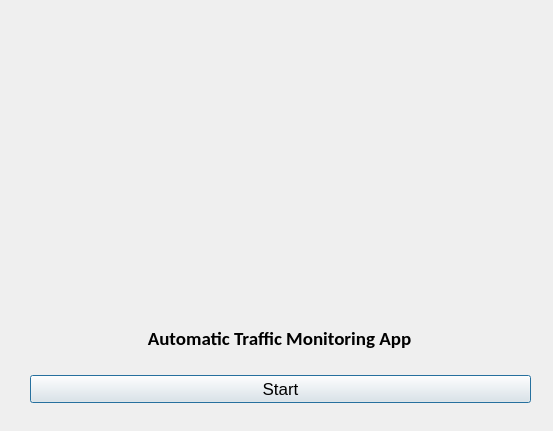
<?xml version="1.0" encoding="UTF-8"?>
<ui version="4.0">
 <class>Dialog</class>
 <widget class="QDialog" name="Dialog">
  <property name="geometry">
   <rect>
    <x>0</x>
    <y>0</y>
    <width>553</width>
    <height>431</height>
   </rect>
  </property>
  <property name="maximumSize">
   <size>
    <width>800</width>
    <height>680</height>
   </size>
  </property>
  <property name="windowTitle">
   <string>Automatic Traffic Monitoring App</string>
  </property>
  <property name="windowIcon">
   <iconset resource="E:/KPMG_Virtual_Internship/Inueron/ATCC_app/Face-Recogntion-PyQt/Face_Detection_PyQt_Final/resource.qrc">
    <normaloff>:/icon/icon.png</normaloff>:/icon/icon.png</iconset>
  </property>
  <widget class="QLabel" name="logolabel">
   <property name="geometry">
    <rect>
     <x>320</x>
     <y>30</y>
     <width>191</width>
     <height>261</height>
    </rect>
   </property>
   <property name="text">
    <string/>
   </property>
   <property name="pixmap">
    <pixmap>E:/KPMG_Virtual_Internship/Inueron/ATCC_app/Face-Recogntion-PyQt/Face_Detection_PyQt_base/Rajat_Logo.png</pixmap>
   </property>
   <property name="textInteractionFlags">
    <set>Qt::LinksAccessibleByMouse</set>
   </property>
  </widget>
  <widget class="QWidget" name="verticalLayoutWidget">
   <property name="geometry">
    <rect>
     <x>30</x>
     <y>369</y>
     <width>501</width>
     <height>41</height>
    </rect>
   </property>
   <layout class="QVBoxLayout" name="verticalLayout">
    <item>
     <widget class="QPushButton" name="runButton">
      <property name="font">
       <font>
        <family>Arial</family>
        <pointsize>13</pointsize>
       </font>
      </property>
      <property name="text">
       <string>Start</string>
      </property>
     </widget>
    </item>
   </layout>
  </widget>
  <widget class="QWidget" name="layoutWidget">
   <property name="geometry">
    <rect>
     <x>30</x>
     <y>320</y>
     <width>499</width>
     <height>37</height>
    </rect>
   </property>
   <layout class="QHBoxLayout" name="horizontalLayout">
    <item>
     <widget class="QLabel" name="filelabel">
      <property name="font">
       <font>
        <family>Calibri</family>
        <pointsize>14</pointsize>
        <weight>75</weight>
        <bold>true</bold>
       </font>
      </property>
      <property name="text">
       <string>Automatic Traffic Monitoring App</string>
      </property>
      <property name="alignment">
       <set>Qt::AlignCenter</set>
      </property>
     </widget>
    </item>
   </layout>
  </widget>
  <widget class="QLabel" name="label">
   <property name="geometry">
    <rect>
     <x>50</x>
     <y>30</y>
     <width>241</width>
     <height>271</height>
    </rect>
   </property>
   <property name="text">
    <string/>
   </property>
   <property name="pixmap">
    <pixmap>E:/KPMG_Virtual_Internship/Inueron/ATCC_app/Face-Recogntion-PyQt/Face_Detection_PyQt_base/Rajat_Photo.jpg</pixmap>
   </property>
   <property name="scaledContents">
    <bool>true</bool>
   </property>
  </widget>
 </widget>
 <resources>
  <include location="E:/KPMG_Virtual_Internship/Inueron/ATCC_app/Face-Recogntion-PyQt/Face_Detection_PyQt_Final/resource.qrc"/>
 </resources>
 <connections/>
</ui>
